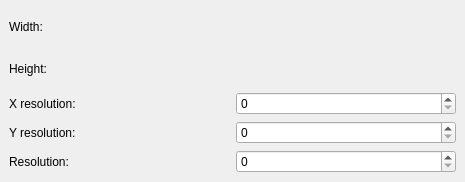
<ui version="4.0" >
 <class>WdgResolution</class>
 <widget class="QWidget" name="WdgResolution" >
  <property name="geometry" >
   <rect>
    <x>0</x>
    <y>0</y>
    <width>465</width>
    <height>182</height>
   </rect>
  </property>
  <property name="windowTitle" >
   <string>Image Resolution</string>
  </property>
  <layout class="QVBoxLayout" >
   <property name="margin" >
    <number>9</number>
   </property>
   <property name="spacing" >
    <number>6</number>
   </property>
   <item>
    <widget class="QLabel" name="lblWidth" >
     <property name="text" >
      <string>Width:</string>
     </property>
    </widget>
   </item>
   <item>
    <widget class="QLabel" name="lblHeight" >
     <property name="text" >
      <string>Height:</string>
     </property>
    </widget>
   </item>
   <item>
    <layout class="QHBoxLayout" >
     <property name="margin" >
      <number>0</number>
     </property>
     <property name="spacing" >
      <number>6</number>
     </property>
     <item>
      <widget class="QLabel" name="lblImageXRes" >
       <property name="text" >
        <string>X resolution:</string>
       </property>
      </widget>
     </item>
     <item>
      <widget class="KDoubleSpinBox" name="doubleResolution" />
     </item>
    </layout>
   </item>
   <item>
    <layout class="QHBoxLayout" >
     <property name="margin" >
      <number>0</number>
     </property>
     <property name="spacing" >
      <number>6</number>
     </property>
     <item>
      <widget class="QLabel" name="lblYResolution" >
       <property name="text" >
        <string>Y resolution:</string>
       </property>
      </widget>
     </item>
     <item>
      <widget class="KDoubleSpinBox" name="doubleResolution_2" />
     </item>
    </layout>
   </item>
   <item>
    <layout class="QHBoxLayout" >
     <property name="margin" >
      <number>0</number>
     </property>
     <property name="spacing" >
      <number>6</number>
     </property>
     <item>
      <widget class="QLabel" name="lblYResolution_3" >
       <property name="text" >
        <string>Resolution:</string>
       </property>
      </widget>
     </item>
     <item>
      <widget class="KDoubleSpinBox" name="doubleResolution_5" />
     </item>
    </layout>
   </item>
  </layout>
 </widget>
 <layoutdefault spacing="6" margin="11" />
 <customwidgets>
  <customwidget>
   <class>KDoubleSpinBox</class>
   <extends>QSpinBox</extends>
   <header>knuminput.h</header>
   <container>1</container>
  </customwidget>
 </customwidgets>
 <resources/>
 <connections/>
</ui>
